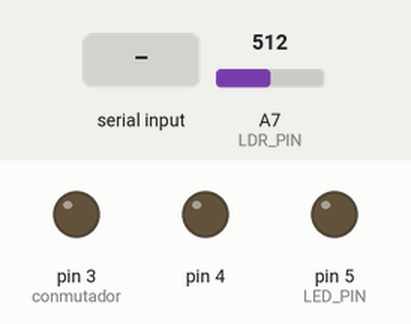
Bench run of a sketch on a simulated Arduino Nano, built with avr-gcc and run on an emulated ATmega328P. Shown: output pins drawn as LEDs (lit = HIGH). Inputs (shaded band) come from the test bench; at power-on: A7 (LDR_PIN) = 512.

Above: at 1.2 s.
1.3 s: "$" received over Serial
At 1.7 s:
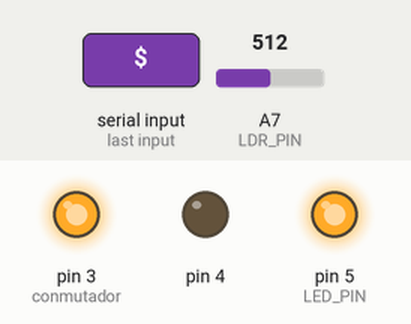
At 2.2 s:
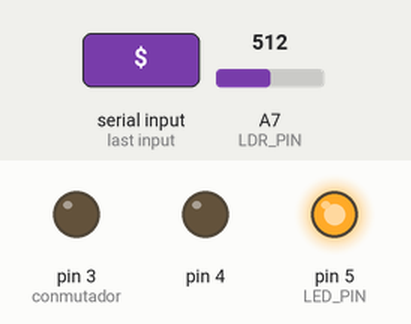
Timing chart, 0 to 4.3 s (numbered marks = the images above; inputs shaded):
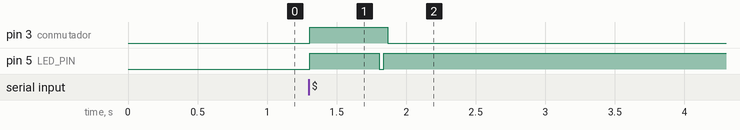

The sketch:

Texto_entre_ambos.ino
```cpp
#define LED_PIN 5
#define PERIOD 5
#define conmutador 3
#define LDR_PIN A7
#define THRESHOLD 100

bool previous_state;
bool current_state;

void setup()
{
  Serial.begin(1200);
  pinMode(LED_PIN, OUTPUT);
  pinMode (conmutador,OUTPUT);
  pinMode(4,OUTPUT);
  digitalWrite(conmutador,0);
  digitalWrite(4,0);
}

void loop()
{
 if(Serial.available()>0) {
  digitalWrite(conmutador,1);
  digitalWrite(LED_PIN, HIGH);
  delay(500);
  while (Serial.available() > 0) {
    send_byte(Serial.read());
    delay(10);
    }
  digitalWrite(conmutador,0);
  }

 current_state = get_ldr();
 if(!current_state && previous_state)
 {
 print_byte(get_byte());
 }
 previous_state = current_state;
 }

void send_byte(char my_bytetx)
{
  digitalWrite(LED_PIN, LOW);
  delay(PERIOD);

  //transmission of bits
  for(int i = 0; i < 8; i++)
  {
    digitalWrite(LED_PIN, (my_bytetx&(0x01 << i))!=0 );
    delay(PERIOD);
  }

  digitalWrite(LED_PIN, HIGH);
  delay(PERIOD);

}

bool get_ldr()
{
  int voltage = analogRead(LDR_PIN);
  return voltage > THRESHOLD ? true : false;
}

char get_byte()
{
  char ret = 0;
  delay(PERIOD*1.5);
  for(int i = 0; i < 8; i++)
  {
   ret = ret | get_ldr() << i;
   delay(PERIOD);
  }
  return ret;
}
void print_byte(char my_byterx)
{
  char buff[2];
  sprintf(buff, "%c", my_byterx);
  Serial.print(buff);
  if(my_byterx=='$'){
  digitalWrite(4,1);
  delay(1000);
  digitalWrite(4,0);
  delay(10);
  }
  }
```

Measured:
- after the input at 1.3 s, pin 3 (conmutador): LOW → HIGH at once, → LOW 0.56 s later; pin 5 (LED_PIN): LOW → HIGH at once, → LOW 0.50 s later, → HIGH 0.03 s later
